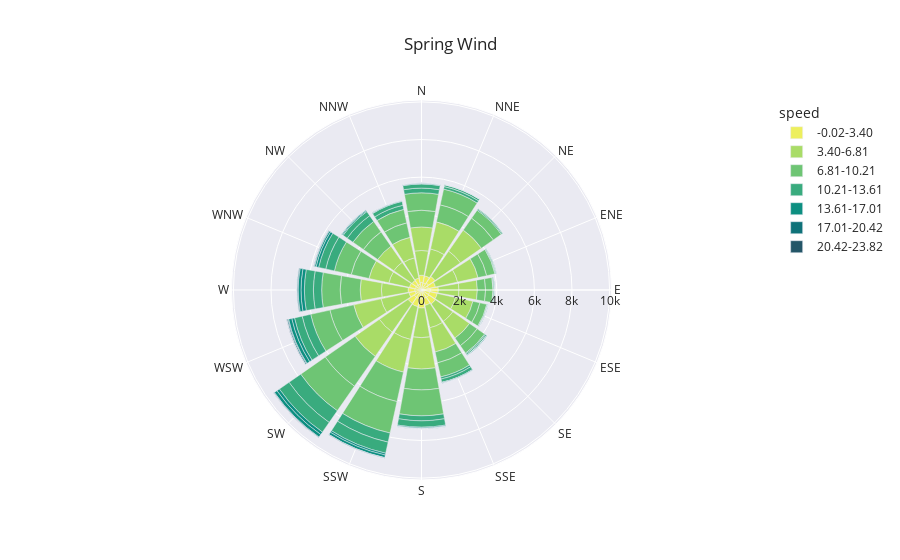

The cell this chart's notebook holds for it:
### Code cell
WRSP = WindRose(spring)
WRSP.calc_stats(normed=False, bins=7)
# WRSP.wind_df.rename(columns={'speed': 'Speed (m/s)'}, inplace=True)
plot = WRSP.plot(output_type='show',
        out_file = '../images/spring_wr_aggrnyl.html',
        template='seaborn', 
        colors='Aggrnyl', 
        colors_reversed=True,
        title='Spring Wind')

### Figure 1 — Plotly figure (JSON) as saved in the notebook; plotly's stock layout.template omitted (floating-point values rounded to 4 significant figures)
{"data": [{"hovertemplate": "speed=-0.02-3.40<br>frequency=%{r}<br>direction=%{theta}<extra></extra>", "legendgroup": "-0.02-3.40", "marker": {"color": "rgb(237, 239, 93)", "pattern": {"shape": ""}}, "name": "-0.02-3.40", "r": [406, 386, 385, 459, 416, 378, 381, 470, 425, 440, 418, 482, 420, 458, 382, 476, 480, 478, 428, 470, 401, 342, 338, 357, 357, 329, 325, 339, 275, 313, 335, 378], "showlegend": true, "subplot": "polar", "theta": ["N", "NNE", "NNE", "NE", "NE", "ENE", "ENE", "E", "E", "ESE", "ESE", "SE", "SE", "SSE", "SSE", "S", "S", "SSW", "SSW", "SW", "SW", "WSW", "WSW", "W", "W", "WNW", "WNW", "NW", "NW", "NNW", "NNW", "N"], "type": "barpolar"}, {"hovertemplate": "speed=3.40-6.81<br>frequency=%{r}<br>direction=%{theta}<extra></extra>", "legendgroup": "3.40-6.81", "marker": {"color": "rgb(169, 220, 103)", "pattern": {"shape": ""}}, "name": "3.40-6.81", "r": [1318, 1464, 1473, 1649, 1359, 1206, 1111, 1098, 977, 991, 948, 1130, 1082, 1218, 1318, 1576, 1673, 1789, 1776, 1857, 1575, 1521, 1487, 1418, 1127, 1122, 1081, 1181, 1045, 1101, 1118, 1252], "showlegend": true, "subplot": "polar", "theta": ["N", "NNE", "NNE", "NE", "NE", "ENE", "ENE", "E", "E", "ESE", "ESE", "SE", "SE", "SSE", "SSE", "S", "S", "SSW", "SSW", "SW", "SW", "WSW", "WSW", "W", "W", "WNW", "WNW", "NW", "NW", "NNW", "NNW", "N"], "type": "barpolar"}, {"hovertemplate": "speed=6.81-10.21<br>frequency=%{r}<br>direction=%{theta}<extra></extra>", "legendgroup": "6.81-10.21", "marker": {"color": "rgb(110, 197, 116)", "pattern": {"shape": ""}}, "name": "6.81-10.21", "r": [886, 926, 858, 776, 515, 474, 453, 436, 397, 384, 375, 496, 484, 591, 768, 1106, 1379, 1603, 1714, 1932, 1591, 1298, 1047, 1066, 983, 970, 915, 928, 677, 788, 735, 927], "showlegend": true, "subplot": "polar", "theta": ["N", "NNE", "NNE", "NE", "NE", "ENE", "ENE", "E", "E", "ESE", "ESE", "SE", "SE", "SSE", "SSE", "S", "S", "SSW", "SSW", "SW", "SW", "WSW", "WSW", "W", "W", "WNW", "WNW", "NW", "NW", "NNW", "NNW", "N"], "type": "barpolar"}, {"hovertemplate": "speed=10.21-13.61<br>frequency=%{r}<br>direction=%{theta}<extra></extra>", "legendgroup": "10.21-13.61", "marker": {"color": "rgb(57, 171, 126)", "pattern": {"shape": ""}}, "name": "10.21-13.61", "r": [250, 138, 96, 57, 49, 42, 43, 30, 55, 40, 31, 56, 75, 114, 176, 266, 339, 494, 604, 758, 626, 464, 418, 438, 481, 472, 388, 371, 264, 224, 210, 219], "showlegend": true, "subplot": "polar", "theta": ["N", "NNE", "NNE", "NE", "NE", "ENE", "ENE", "E", "E", "ESE", "ESE", "SE", "SE", "SSE", "SSE", "S", "S", "SSW", "SSW", "SW", "SW", "WSW", "WSW", "W", "W", "WNW", "WNW", "NW", "NW", "NNW", "NNW", "N"], "type": "barpolar"}, {"hovertemplate": "speed=13.61-17.01<br>frequency=%{r}<br>direction=%{theta}<extra></extra>", "legendgroup": "13.61-17.01", "marker": {"color": "rgb(13, 143, 129)", "pattern": {"shape": ""}}, "name": "13.61-17.01", "r": [25, 12, 1, 0, 1, 3, 0, 0, 5, 3, 6, 9, 18, 14, 38, 43, 41, 99, 140, 157, 166, 149, 173, 180, 152, 137, 84, 56, 52, 26, 26, 32], "showlegend": true, "subplot": "polar", "theta": ["N", "NNE", "NNE", "NE", "NE", "ENE", "ENE", "E", "E", "ESE", "ESE", "SE", "SE", "SSE", "SSE", "S", "S", "SSW", "SSW", "SW", "SW", "WSW", "WSW", "W", "W", "WNW", "WNW", "NW", "NW", "NNW", "NNW", "N"], "type": "barpolar"}, {"hovertemplate": "speed=17.01-20.42<br>frequency=%{r}<br>direction=%{theta}<extra></extra>", "legendgroup": "17.01-20.42", "marker": {"color": "rgb(15, 114, 121)", "pattern": {"shape": ""}}, "name": "17.01-20.42", "r": [3, 0, 0, 0, 0, 0, 0, 0, 0, 0, 0, 0, 0, 1, 7, 7, 8, 13, 19, 27, 25, 39, 59, 42, 46, 34, 12, 4, 7, 6, 9, 3], "showlegend": true, "subplot": "polar", "theta": ["N", "NNE", "NNE", "NE", "NE", "ENE", "ENE", "E", "E", "ESE", "ESE", "SE", "SE", "SSE", "SSE", "S", "S", "SSW", "SSW", "SW", "SW", "WSW", "WSW", "W", "W", "WNW", "WNW", "NW", "NW", "NNW", "NNW", "N"], "type": "barpolar"}, {"hovertemplate": "speed=20.42-23.82<br>frequency=%{r}<br>direction=%{theta}<extra></extra>", "legendgroup": "20.42-23.82", "marker": {"color": "rgb(36, 86, 104)", "pattern": {"shape": ""}}, "name": "20.42-23.82", "r": [0, 0, 0, 0, 0, 0, 0, 0, 0, 0, 0, 0, 0, 0, 0, 0, 1, 0, 0, 6, 5, 11, 5, 3, 1, 0, 0, 0, 8, 0, 0, 0], "showlegend": true, "subplot": "polar", "theta": ["N", "NNE", "NNE", "NE", "NE", "ENE", "ENE", "E", "E", "ESE", "ESE", "SE", "SE", "SSE", "SSE", "S", "S", "SSW", "SSW", "SW", "SW", "WSW", "WSW", "W", "W", "WNW", "WNW", "NW", "NW", "NNW", "NNW", "N"], "type": "barpolar"}], "layout": {"barmode": "relative", "legend": {"title": {"text": "speed"}, "tracegroupgap": 0}, "polar": {"angularaxis": {"categoryarray": ["N", "NNE", "NE", "ENE", "E", "ESE", "SE", "SSE", "S", "SSW", "SW", "WSW", "W", "WNW", "NW", "NNW"], "categoryorder": "array", "direction": "clockwise", "rotation": 90}, "domain": {"x": [0, 1], "y": [0, 1]}}, "title": {"text": "Spring Wind"}}}
